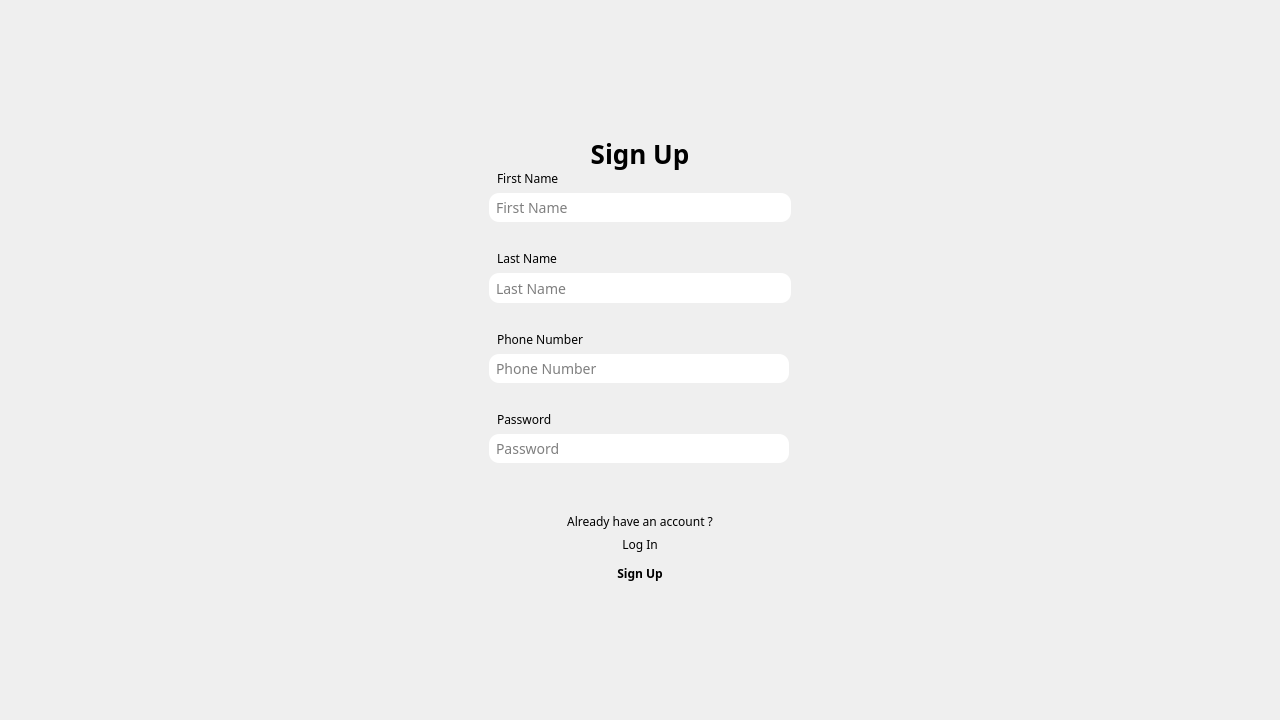
<?xml version="1.0" encoding="UTF-8"?>
<ui version="4.0">
 <class>SignUp</class>
 <widget class="QWidget" name="SignUp">
  <property name="geometry">
   <rect>
    <x>0</x>
    <y>0</y>
    <width>1280</width>
    <height>720</height>
   </rect>
  </property>
  <property name="windowTitle">
   <string>SignUp</string>
  </property>
  <property name="styleSheet">
   <string notr="true">background-color: &quot;#E1ECE1&quot;;
</string>
  </property>
  <layout class="QHBoxLayout" name="horizontalLayout">
   <item>
    <widget class="QWidget" name="signUpForm" native="true">
     <property name="maximumSize">
      <size>
       <width>320</width>
       <height>470</height>
      </size>
     </property>
     <property name="font">
      <font>
       <family>Product Sans Medium</family>
      </font>
     </property>
     <property name="styleSheet">
      <string notr="true">background-color: &quot;#FBFDF6&quot;;
border-radius: 20px;
padding: 0 20px;</string>
     </property>
     <layout class="QVBoxLayout" name="verticalLayout">
      <item>
       <widget class="QLabel" name="label_4">
        <property name="minimumSize">
         <size>
          <width>0</width>
          <height>40</height>
         </size>
        </property>
        <property name="maximumSize">
         <size>
          <width>16777215</width>
          <height>60</height>
         </size>
        </property>
        <property name="font">
         <font>
          <family>Product Sans Medium</family>
          <pointsize>-1</pointsize>
          <bold>true</bold>
         </font>
        </property>
        <property name="styleSheet">
         <string notr="true">font-size: 26px;
font-weight: bold;
padding: 0;
text-align: center;</string>
        </property>
        <property name="text">
         <string>Sign Up</string>
        </property>
        <property name="alignment">
         <set>Qt::AlignmentFlag::AlignCenter</set>
        </property>
       </widget>
      </item>
      <item>
       <widget class="QLabel" name="label_6">
        <property name="font">
         <font>
          <family>Product Sans Medium</family>
         </font>
        </property>
        <property name="styleSheet">
         <string notr="true">padding: 0;
padding-left: 5px;</string>
        </property>
        <property name="text">
         <string>First Name</string>
        </property>
       </widget>
      </item>
      <item>
       <widget class="QLineEdit" name="firstNameInput">
        <property name="font">
         <font>
          <family>Product Sans Medium</family>
          <pointsize>-1</pointsize>
         </font>
        </property>
        <property name="styleSheet">
         <string notr="true">background-color: &quot;#E1ECE1&quot;;
padding: 8px 5px;
border-radius: 10px;
font-size: 14px;</string>
        </property>
        <property name="placeholderText">
         <string>First Name</string>
        </property>
       </widget>
      </item>
      <item>
       <widget class="QLabel" name="firstNameError">
        <property name="font">
         <font>
          <family>Product Sans Medium</family>
         </font>
        </property>
        <property name="styleSheet">
         <string notr="true">color: &quot;red&quot;;
padding: 0;
padding-left: 5px;</string>
        </property>
        <property name="text">
         <string/>
        </property>
       </widget>
      </item>
      <item>
       <widget class="QLabel" name="label_5">
        <property name="font">
         <font>
          <family>Product Sans Medium</family>
         </font>
        </property>
        <property name="styleSheet">
         <string notr="true">padding: 0;
padding-left: 5px;</string>
        </property>
        <property name="text">
         <string>Last Name</string>
        </property>
       </widget>
      </item>
      <item>
       <widget class="QLineEdit" name="lastNameInput">
        <property name="font">
         <font>
          <family>Product Sans Medium</family>
          <pointsize>-1</pointsize>
         </font>
        </property>
        <property name="styleSheet">
         <string notr="true">background-color: &quot;#E1ECE1&quot;;
padding: 8px 5px;
border-radius: 10px;
font-size: 14px;</string>
        </property>
        <property name="placeholderText">
         <string>Last Name</string>
        </property>
       </widget>
      </item>
      <item>
       <widget class="QLabel" name="lastNameError">
        <property name="font">
         <font>
          <family>Product Sans Medium</family>
         </font>
        </property>
        <property name="styleSheet">
         <string notr="true">color: &quot;red&quot;;
padding: 0;
padding-left: 5px;</string>
        </property>
        <property name="text">
         <string/>
        </property>
       </widget>
      </item>
      <item>
       <widget class="QLabel" name="label">
        <property name="maximumSize">
         <size>
          <width>16777215</width>
          <height>30</height>
         </size>
        </property>
        <property name="font">
         <font>
          <family>Product Sans Medium</family>
         </font>
        </property>
        <property name="styleSheet">
         <string notr="true">padding: 0;
padding-left: 5px;</string>
        </property>
        <property name="text">
         <string>Phone Number</string>
        </property>
       </widget>
      </item>
      <item>
       <widget class="QLineEdit" name="phoneInput">
        <property name="maximumSize">
         <size>
          <width>300</width>
          <height>16777210</height>
         </size>
        </property>
        <property name="font">
         <font>
          <family>Product Sans Medium</family>
          <pointsize>-1</pointsize>
         </font>
        </property>
        <property name="styleSheet">
         <string notr="true">background-color: &quot;#E1ECE1&quot;;
padding: 8px 5px;
border-radius: 10px;
font-size: 14px;</string>
        </property>
        <property name="placeholderText">
         <string>Phone Number</string>
        </property>
       </widget>
      </item>
      <item>
       <widget class="QLabel" name="phoneError">
        <property name="maximumSize">
         <size>
          <width>16777215</width>
          <height>20</height>
         </size>
        </property>
        <property name="font">
         <font>
          <family>Product Sans Medium</family>
         </font>
        </property>
        <property name="styleSheet">
         <string notr="true">color: &quot;red&quot;;
padding: 0;
padding-left: 5px;</string>
        </property>
        <property name="text">
         <string/>
        </property>
       </widget>
      </item>
      <item>
       <widget class="QLabel" name="label_2">
        <property name="maximumSize">
         <size>
          <width>16777215</width>
          <height>20</height>
         </size>
        </property>
        <property name="font">
         <font>
          <family>Product Sans Medium</family>
         </font>
        </property>
        <property name="styleSheet">
         <string notr="true">padding: 0;
padding-left: 5px;</string>
        </property>
        <property name="text">
         <string>Password</string>
        </property>
       </widget>
      </item>
      <item>
       <widget class="QLineEdit" name="passwordInput">
        <property name="maximumSize">
         <size>
          <width>300</width>
          <height>16777215</height>
         </size>
        </property>
        <property name="font">
         <font>
          <family>Product Sans Medium</family>
          <pointsize>-1</pointsize>
         </font>
        </property>
        <property name="styleSheet">
         <string notr="true">background-color: &quot;#E1ECE1&quot;;
padding: 8px 5px;
border-radius: 10px;
font-size: 14px;</string>
        </property>
        <property name="echoMode">
         <enum>QLineEdit::EchoMode::Password</enum>
        </property>
        <property name="dragEnabled">
         <bool>false</bool>
        </property>
        <property name="placeholderText">
         <string>Password</string>
        </property>
       </widget>
      </item>
      <item>
       <widget class="QLabel" name="passwordError">
        <property name="font">
         <font>
          <family>Product Sans Medium</family>
         </font>
        </property>
        <property name="styleSheet">
         <string notr="true">color: &quot;red&quot;;
padding: 0;
padding-left: 5px;</string>
        </property>
        <property name="text">
         <string/>
        </property>
        <property name="wordWrap">
         <bool>true</bool>
        </property>
       </widget>
      </item>
      <item>
       <widget class="QLabel" name="loginError">
        <property name="font">
         <font>
          <family>Product Sans Medium</family>
         </font>
        </property>
        <property name="styleSheet">
         <string notr="true">color: &quot;#ff0000&quot;;
text-align: &quot;center&quot;;
padding: 0;</string>
        </property>
        <property name="text">
         <string/>
        </property>
        <property name="alignment">
         <set>Qt::AlignmentFlag::AlignCenter</set>
        </property>
       </widget>
      </item>
      <item>
       <widget class="QLabel" name="label_3">
        <property name="font">
         <font>
          <family>Product Sans Medium</family>
         </font>
        </property>
        <property name="text">
         <string>Already have an account ?</string>
        </property>
        <property name="alignment">
         <set>Qt::AlignmentFlag::AlignCenter</set>
        </property>
       </widget>
      </item>
      <item>
       <widget class="QPushButton" name="loginBtn">
        <property name="font">
         <font>
          <family>Product Sans Medium</family>
         </font>
        </property>
        <property name="cursor">
         <cursorShape>PointingHandCursor</cursorShape>
        </property>
        <property name="styleSheet">
         <string notr="true">background-color: transparent;</string>
        </property>
        <property name="text">
         <string>Log In</string>
        </property>
       </widget>
      </item>
      <item alignment="Qt::AlignmentFlag::AlignHCenter|Qt::AlignmentFlag::AlignVCenter">
       <widget class="QPushButton" name="signUpBtn">
        <property name="minimumSize">
         <size>
          <width>140</width>
          <height>28</height>
         </size>
        </property>
        <property name="maximumSize">
         <size>
          <width>100</width>
          <height>45</height>
         </size>
        </property>
        <property name="font">
         <font>
          <family>Product Sans Medium</family>
          <fontweight>DemiBold</fontweight>
         </font>
        </property>
        <property name="cursor">
         <cursorShape>PointingHandCursor</cursorShape>
        </property>
        <property name="styleSheet">
         <string notr="true">border-radius: 10px; 
background-color: &quot;#D3E8D2&quot;;
padding: 5px;
font-weight: 600;</string>
        </property>
        <property name="text">
         <string>Sign Up</string>
        </property>
       </widget>
      </item>
     </layout>
    </widget>
   </item>
  </layout>
 </widget>
 <resources>
  <include location="../../resources.qrc"/>
 </resources>
 <connections/>
</ui>
